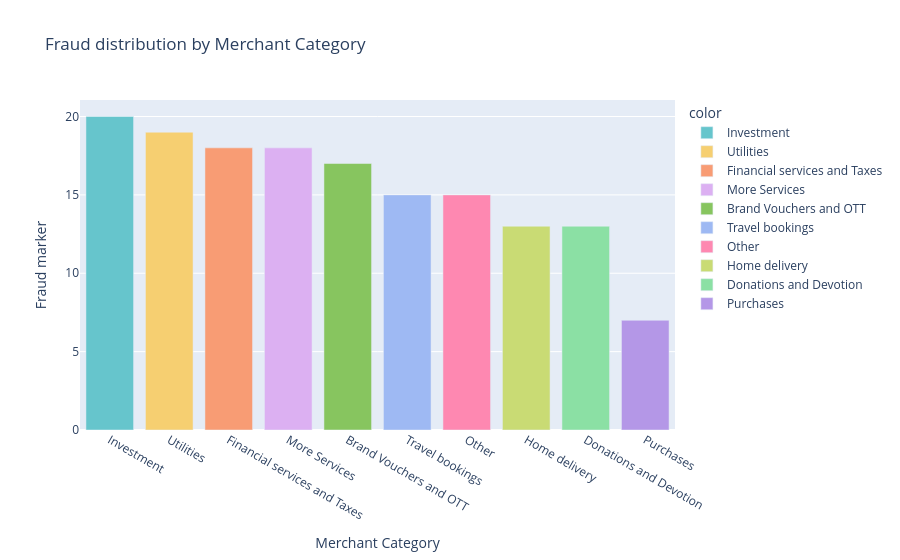

The cell this chart's notebook holds for it:
### Code cell
#Business sectors which experience more fraud.
fig = px.bar(x=fraud['Merchant_Category'].value_counts().index,
             y=fraud['Merchant_Category'].value_counts().values,
             color=fraud['Merchant_Category'].value_counts().index,
             title = "Fraud distribution by Merchant Category",
             labels = {'x': 'Merchant Category', 'y': 'Fraud marker'},
             color_discrete_sequence= px.colors.qualitative.Pastel)
fig.update_layout(xaxis={'categoryorder': 'total descending'})
fig.show()

### Figure 1 — Plotly figure (JSON) as saved in the notebook; plotly's stock layout.template omitted (floating-point values rounded to 4 significant figures)
{"data": [{"hovertemplate": "color=Investment<br>Merchant Category=%{x}<br>Fraud marker=%{y}<extra></extra>", "legendgroup": "Investment", "marker": {"color": "rgb(102, 197, 204)", "pattern": {"shape": ""}}, "name": "Investment", "orientation": "v", "showlegend": true, "textposition": "auto", "type": "bar", "x": ["Investment"], "xaxis": "x", "y": [20], "yaxis": "y"}, {"hovertemplate": "color=Utilities<br>Merchant Category=%{x}<br>Fraud marker=%{y}<extra></extra>", "legendgroup": "Utilities", "marker": {"color": "rgb(246, 207, 113)", "pattern": {"shape": ""}}, "name": "Utilities", "orientation": "v", "showlegend": true, "textposition": "auto", "type": "bar", "x": ["Utilities"], "xaxis": "x", "y": [19], "yaxis": "y"}, {"hovertemplate": "color=Financial services and Taxes<br>Merchant Category=%{x}<br>Fraud marker=%{y}<extra></extra>", "legendgroup": "Financial services and Taxes", "marker": {"color": "rgb(248, 156, 116)", "pattern": {"shape": ""}}, "name": "Financial services and Taxes", "orientation": "v", "showlegend": true, "textposition": "auto", "type": "bar", "x": ["Financial services and Taxes"], "xaxis": "x", "y": [18], "yaxis": "y"}, {"hovertemplate": "color=More Services<br>Merchant Category=%{x}<br>Fraud marker=%{y}<extra></extra>", "legendgroup": "More Services", "marker": {"color": "rgb(220, 176, 242)", "pattern": {"shape": ""}}, "name": "More Services", "orientation": "v", "showlegend": true, "textposition": "auto", "type": "bar", "x": ["More Services"], "xaxis": "x", "y": [18], "yaxis": "y"}, {"hovertemplate": "color=Brand Vouchers and OTT<br>Merchant Category=%{x}<br>Fraud marker=%{y}<extra></extra>", "legendgroup": "Brand Vouchers and OTT", "marker": {"color": "rgb(135, 197, 95)", "pattern": {"shape": ""}}, "name": "Brand Vouchers and OTT", "orientation": "v", "showlegend": true, "textposition": "auto", "type": "bar", "x": ["Brand Vouchers and OTT"], "xaxis": "x", "y": [17], "yaxis": "y"}, {"hovertemplate": "color=Travel bookings<br>Merchant Category=%{x}<br>Fraud marker=%{y}<extra></extra>", "legendgroup": "Travel bookings", "marker": {"color": "rgb(158, 185, 243)", "pattern": {"shape": ""}}, "name": "Travel bookings", "orientation": "v", "showlegend": true, "textposition": "auto", "type": "bar", "x": ["Travel bookings"], "xaxis": "x", "y": [15], "yaxis": "y"}, {"hovertemplate": "color=Other<br>Merchant Category=%{x}<br>Fraud marker=%{y}<extra></extra>", "legendgroup": "Other", "marker": {"color": "rgb(254, 136, 177)", "pattern": {"shape": ""}}, "name": "Other", "orientation": "v", "showlegend": true, "textposition": "auto", "type": "bar", "x": ["Other"], "xaxis": "x", "y": [15], "yaxis": "y"}, {"hovertemplate": "color=Home delivery<br>Merchant Category=%{x}<br>Fraud marker=%{y}<extra></extra>", "legendgroup": "Home delivery", "marker": {"color": "rgb(201, 219, 116)", "pattern": {"shape": ""}}, "name": "Home delivery", "orientation": "v", "showlegend": true, "textposition": "auto", "type": "bar", "x": ["Home delivery"], "xaxis": "x", "y": [13], "yaxis": "y"}, {"hovertemplate": "color=Donations and Devotion<br>Merchant Category=%{x}<br>Fraud marker=%{y}<extra></extra>", "legendgroup": "Donations and Devotion", "marker": {"color": "rgb(139, 224, 164)", "pattern": {"shape": ""}}, "name": "Donations and Devotion", "orientation": "v", "showlegend": true, "textposition": "auto", "type": "bar", "x": ["Donations and Devotion"], "xaxis": "x", "y": [13], "yaxis": "y"}, {"hovertemplate": "color=Purchases<br>Merchant Category=%{x}<br>Fraud marker=%{y}<extra></extra>", "legendgroup": "Purchases", "marker": {"color": "rgb(180, 151, 231)", "pattern": {"shape": ""}}, "name": "Purchases", "orientation": "v", "showlegend": true, "textposition": "auto", "type": "bar", "x": ["Purchases"], "xaxis": "x", "y": [7], "yaxis": "y"}], "layout": {"barmode": "relative", "legend": {"title": {"text": "color"}, "tracegroupgap": 0}, "title": {"text": "Fraud distribution by Merchant Category"}, "xaxis": {"anchor": "y", "categoryorder": "total descending", "domain": [0, 1], "title": {"text": "Merchant Category"}}, "yaxis": {"anchor": "x", "domain": [0, 1], "title": {"text": "Fraud marker"}}}}
